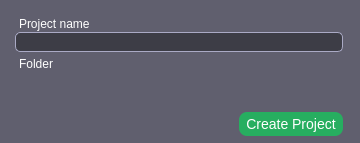
<?xml version="1.0" encoding="UTF-8"?>
<ui version="4.0">
 <class>NewProjectDialog</class>
 <widget class="QDialog" name="NewProjectDialog">
  <property name="geometry">
   <rect>
    <x>0</x>
    <y>0</y>
    <width>360</width>
    <height>143</height>
   </rect>
  </property>
  <property name="sizePolicy">
   <sizepolicy hsizetype="Preferred" vsizetype="Preferred">
    <horstretch>0</horstretch>
    <verstretch>0</verstretch>
   </sizepolicy>
  </property>
  <property name="minimumSize">
   <size>
    <width>360</width>
    <height>143</height>
   </size>
  </property>
  <property name="maximumSize">
   <size>
    <width>360</width>
    <height>143</height>
   </size>
  </property>
  <property name="windowTitle">
   <string>New project</string>
  </property>
  <property name="styleSheet">
   <string notr="true">QLineEdit {
	padding-left: 3px;
	background: #3D3D46;
	border: 1px solid #AAAAC5;
	border-radius: 5px;
	font-weight: normal;
	font-size: 12px;

	color: #FFFFFF;
}

QDialog {
	background: #605F6E;
	box-shadow: 0px 0px 4px #7B59FF;
}

QLabel {
	font-weight: 300;
	font-size: 12px;

	color: #FFFFFF;
}</string>
  </property>
  <widget class="dscontrol::DSLineEdit" name="linePath_" native="true">
   <property name="geometry">
    <rect>
     <x>15</x>
     <y>72</y>
     <width>328</width>
     <height>20</height>
    </rect>
   </property>
   <property name="sizePolicy">
    <sizepolicy hsizetype="Expanding" vsizetype="Expanding">
     <horstretch>0</horstretch>
     <verstretch>0</verstretch>
    </sizepolicy>
   </property>
   <property name="minimumSize">
    <size>
     <width>328</width>
     <height>20</height>
    </size>
   </property>
   <property name="maximumSize">
    <size>
     <width>328</width>
     <height>20</height>
    </size>
   </property>
  </widget>
  <widget class="QLineEdit" name="lineName_">
   <property name="geometry">
    <rect>
     <x>15</x>
     <y>32</y>
     <width>328</width>
     <height>20</height>
    </rect>
   </property>
   <property name="sizePolicy">
    <sizepolicy hsizetype="Expanding" vsizetype="Expanding">
     <horstretch>0</horstretch>
     <verstretch>0</verstretch>
    </sizepolicy>
   </property>
   <property name="minimumSize">
    <size>
     <width>328</width>
     <height>20</height>
    </size>
   </property>
   <property name="maximumSize">
    <size>
     <width>328</width>
     <height>20</height>
    </size>
   </property>
   <property name="styleSheet">
    <string notr="true"/>
   </property>
   <property name="text">
    <string/>
   </property>
  </widget>
  <widget class="QLabel" name="lblName_">
   <property name="geometry">
    <rect>
     <x>19</x>
     <y>16</y>
     <width>91</width>
     <height>16</height>
    </rect>
   </property>
   <property name="text">
    <string>Project name</string>
   </property>
  </widget>
  <widget class="QLabel" name="lblPath_">
   <property name="geometry">
    <rect>
     <x>19</x>
     <y>56</y>
     <width>51</width>
     <height>16</height>
    </rect>
   </property>
   <property name="text">
    <string>Folder</string>
   </property>
  </widget>
  <widget class="QPushButton" name="btnCreateProject_">
   <property name="geometry">
    <rect>
     <x>239</x>
     <y>112</y>
     <width>104</width>
     <height>24</height>
    </rect>
   </property>
   <property name="sizePolicy">
    <sizepolicy hsizetype="Preferred" vsizetype="Preferred">
     <horstretch>0</horstretch>
     <verstretch>0</verstretch>
    </sizepolicy>
   </property>
   <property name="minimumSize">
    <size>
     <width>104</width>
     <height>24</height>
    </size>
   </property>
   <property name="styleSheet">
    <string notr="true">QPushButton {
	background: #27AE60;
	border-radius: 8px;
	font-size: 14px;

	color: #FFFFFF;
}

QPushButton::hover {
	background: #46CE7F;
	border-radius: 8;
}</string>
   </property>
   <property name="text">
    <string>Create Project</string>
   </property>
  </widget>
 </widget>
 <customwidgets>
  <customwidget>
   <class>dscontrol::DSLineEdit</class>
   <extends>QWidget</extends>
   <header>ui/platform/custom/DSLineEdit.hpp</header>
  </customwidget>
 </customwidgets>
 <resources/>
 <connections/>
</ui>
